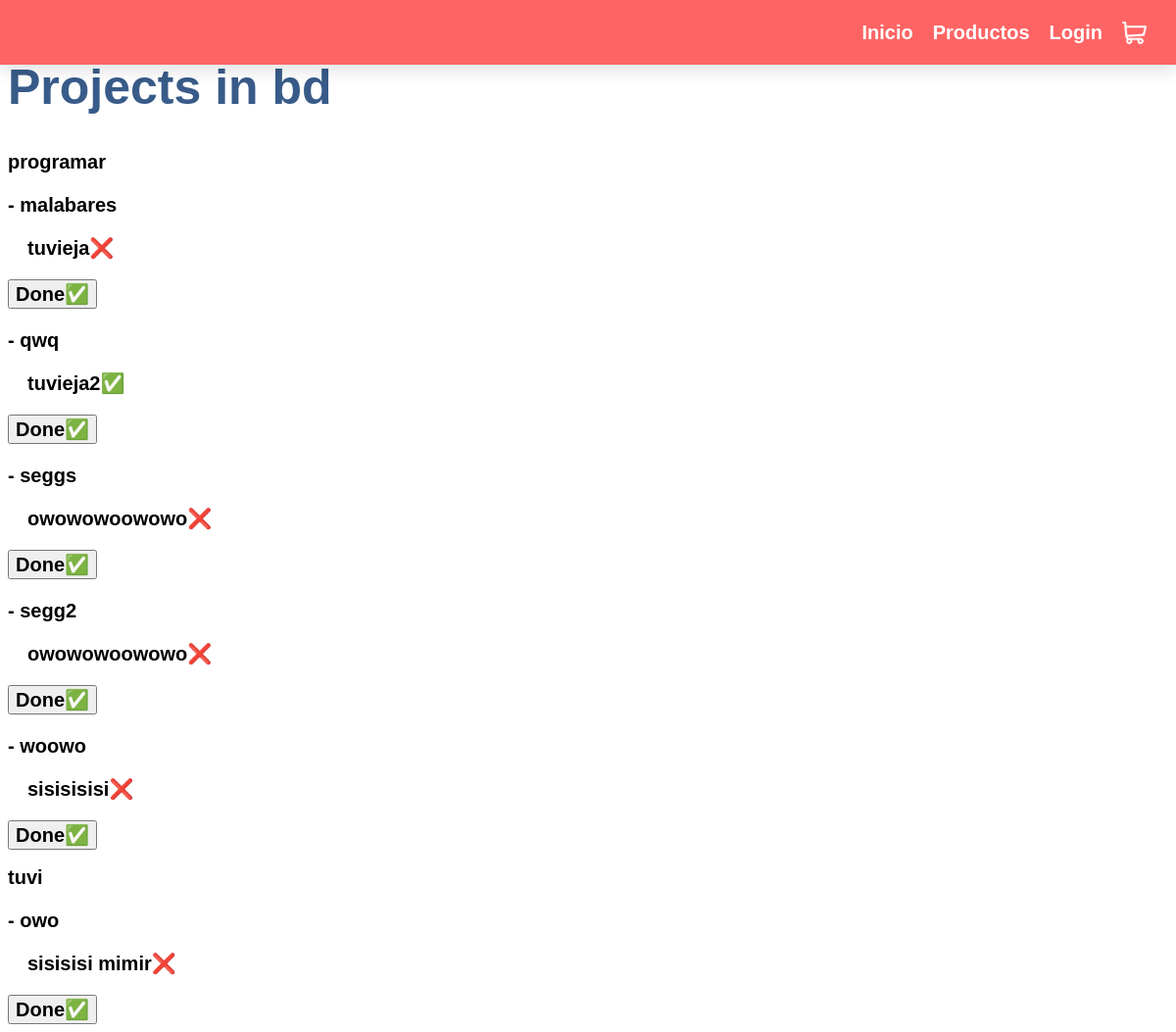
/projects/, run on the app's committed database.
### myapp/models.py (models this page shows, shortened)
class Project(models.Model):
    name = models.CharField(max_length=5)

class Task(models.Model):
    name = models.CharField(max_length=5)
    description = models.TextField()
    project = models.ForeignKey(Project, on_delete=models.CASCADE)
    done = models.BooleanField(default=False)

### myapp/views.py (the view)
# urls.py: path('projects/', views.anotherFunction, name='test'),
def anotherFunction(request):
    currentUser = request.user.username
    if request.method == 'POST':
        task = Task.objects.get(name=list(request.POST)[1])
        task.done = not task.done
        task.save()
        return redirect('test')
    return render(request, 'projects.html',{
        'user' : currentUser,
        'projects': Project.objects.all(),
        'usuario' : request.user.username
    })

### myapp/templates/projects.html (shortened to what this page needs)
{% extends 'layout/navbar.html' %}
{% block content %}
<h1>Projects in bd</h1>
{% for project in projects %}
<div>
    <h2>{{project.name}}</h2>
    {% for task in project.task_set.all %}
        <form method="POST">
            <h3>- {{task.name}}</h3>
            <p>&emsp;{{task.description}}{%if task.done == False %}❌{%else%}✅{%endif%}</p>
            <button name="{{task.name}}">Done✅</button>
        </form>
    {% endfor %}
</div>
{% endfor %}
{% endblock %}

### myapp/static/css/main.css (style rules this page uses)
html * { font: 700 20px/1.2 "Poppins", Helvetica, Arial, serif; }

### myapp/static/css/navbar.css (style rules this page uses)
h1 { font-size: 50px; color: #385B89; }

### data on the page
Project: name "programar"
Task: name "malabares", description "tuvieja"
Task: name "qwq", description "tuvieja2"
Task: name "seggs", description "owowowoowowo"
Task: name "segg2", description "owowowoowowo"
Task: name "woowo", description "sisisisisi"
Project: name "tuvi"
Task: name "owo", description "sisisisi mimir"
